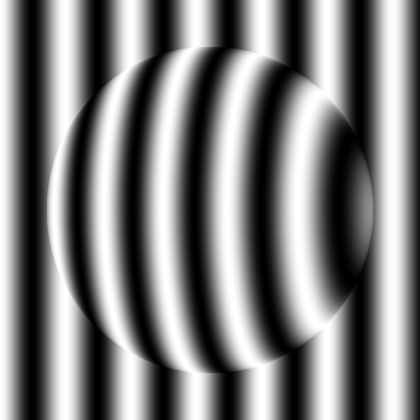
%> input picture Image/InputImage.bmp, 420 x 420 px, shrunk from 513 x 513 before the run
$ octave --eval "main;"   (GNU Octave 9; MATLAB toolbox functions it lacks are replaced by stand-ins)
%> lines starting %> are read from the running program, lines starting %| are printed output that depends on the picture
### makeImage.m
% Generate an ellipsoid
function [ E_image, phase_grating, phase_add ] = makeImage
% a=200, b=200, c=30
hight = zeros(513, 513);
a_el = 200; b_el = 200; c_el = 30;
a2_el = a_el^2; b2_el = b_el^2; c2_el = c_el^2;
for ii = 1 : 512
    for jj = 1 : 512
        if (((ii-257)^2*b2_el+(jj-257)^2*a2_el) <= a2_el*b2_el)
            hight(ii,jj) = sqrt((a2_el*b2_el*c2_el-...
                b2_el*c2_el*(ii-257)^2-a2_el*c2_el*(jj-257)^2)...
                /(a2_el*b2_el));
        end
    end
end
figure; surf(hight, 'CDataMapping', 'scaled'); caxis auto; shading interp;

% Generate a sine grating
% T = 80, f = 1/80
T_grating = 80; f_grating = 1/T_grating;

I_grating = zeros(size(hight)); phase_grating = zeros(size(hight));
for jj = 1 : 512
     I_grating(:, jj) = 128+127*cos(2*pi*jj*f_grating);
     phase_grating(:, jj) = rem( 2*pi*jj*f_grating, 2*pi )/2/pi;
end

% theta is the angle of incidence
% lambda is the equivalent length
theta = pi/4;
lambda_eq = T_grating*sin(theta);

% E_angle_add is the additional phase's angle of image from object
E_image = zeros(size(hight));
E_phase = zeros(size(hight));
phase_add = zeros(size(hight));
for ii = 1 : 513
    for jj = 1 : 513
        phase_add(ii,jj) = hight(ii,jj)/lambda_eq;
        E_phase(ii,jj) = 2*pi*jj*f_grating+2*pi*phase_add(ii,jj);
        E_image(ii,jj) = 0.5+0.5*cos(E_phase(ii,jj));
    end
end

% [5 lines of commented-out code are left out]

figure;
E_image = mat2gray(E_image);
imshow(E_image); title('Input-image');
imwrite(E_image, 'test2.bmp');

figure;
E_angle_phase = mod(E_phase/2/pi,1);
image(E_angle_phase, 'CDataMapping', 'scaled');
colormap(jet); title('Input-phace'); colorbar;

figure;
image(phase_add, 'CDataMapping', 'scaled'); caxis([0 1])
colormap(jet); title('Input-phace-add'); colorbar;

end

### image_fft2.m
%This function is used to make a FFT or IFFT to a gray image.
%input can be a char or a mat
%output is a mat
function im_FFT = image_fft2(Name_image)

if ischar(Name_image)
    S_image = imread(Name_image);
else
    S_image = Name_image;
end

if length(size(S_image)) == 3
    image = mat2gray(rgb2gray(S_image));
else
    image = mat2gray(S_image);
end


im_fft_d = fft2(image);
im_fft = abs(im_fft_d);


%im_FFT is the image through fftshift conversion
im_FFT = fftshift(im_fft_d);
im_FFT_rl = abs(im_FFT);

im_ifft_d = ifft2(ifftshift(im_FFT));
im_ifft = abs(im_ifft_d);

% [14 lines of commented-out code are left out]

figure;
surf(im_FFT_rl); shading interp;
title('3D FFT');

% [5 lines of commented-out code are left out]

end

### find_range.m
% This function is used to find the range of the highest mountain in the image
% The input must be a Complex matrix
% The target mountain must be symmetrical with the X axis and Y axis
% The half width of target mountain is Trough_x and Trough_y
% The peak's position coordinates is row_max_image and column_max_image
function	[ Trough_x, Trough_y, row_max_image, column_max_image ] = find_range( Name_image )

image = abs( Name_image);

% find max of image
[ row_max_image, column_max_image ] = find( image == max( image(:) ) );
t_row_max_image = mean( row_max_image );
t_column_max_image = mean ( column_max_image );
row_max_image = mean( row_max_image( row_max_image(:) >= t_row_max_image ) );
column_max_image = mean ( column_max_image( column_max_image(:) >= t_column_max_image ) );
[ m_image, n_image ] = size( image );

% Gaussian convolution
operator_gaussian = 1/9*[ 0 1 0; 0 4 0; 0 1 0];
operator_gaussian = operator_gaussian ./ sum(operator_gaussian(:) );
image_new1 = zeros( m_image+2, n_image+2 );
image_new1( 2 : m_image+1, 2 : n_image+1) = image;
image_gaussian = zeros( m_image, n_image );
for ii = 1 : m_image
	for jj = 1 : n_image
        t = operator_gaussian .* image_new1( ii : ii+2, jj : jj+2 );
		image_gaussian ( ii, jj ) = sum( t(:) );
	end
end


% get the peaks and step a0, b0
[ pks_row, locs_pks_row ] = findpeaks( image_gaussian( row_max_image, column_max_image : end ) );
[ pks_column, locs_pks_column ] = findpeaks( image_gaussian( row_max_image : end, column_max_image) );
g_pksXlocs_row =  pks_row .* locs_pks_row;
g_pksXlocs_column =  pks_column .* locs_pks_column;
a0 = floor( locs_pks_row( g_pksXlocs_row(:) == max( g_pksXlocs_row ) )/4 );
b0 = floor( locs_pks_column( g_pksXlocs_column(:) == max( g_pksXlocs_column ) )/4 );

% find the width of the mountain
cut_x = image( row_max_image, column_max_image : end );
cut_y = image( row_max_image : end , column_max_image );
l_cut_x = size( cut_x, 2);
l_cut_y = size( cut_y, 1);

w_opt_h = floor( a0/2 );
operator_h = ones( 1, 2*w_opt_h+1 );
operator_h( w_opt_h+1 ) = w_opt_h+1;
operator_h = operator_h ./ sum( operator_h );
h_x_p = zeros( 1, l_cut_x + 2*w_opt_h );
h_x_p( w_opt_h+1 : end-w_opt_h ) = cut_x( 1: end );
h_x = zeros( 1, l_cut_x );
for ii = w_opt_h+1 : l_cut_x+w_opt_h
	h_x( ii-w_opt_h ) = sum( operator_h .* h_x_p( ii-w_opt_h : ii+w_opt_h) );
end

w_opt_h = floor( b0/2 );
operator_h = ones( 1, 2*w_opt_h+1 );
operator_h( w_opt_h+1 ) = w_opt_h+1;
operator_h = operator_h ./ sum( operator_h );
h_y_p = zeros( 1, l_cut_y + 2*w_opt_h );
h_y_p( w_opt_h+1 : end-w_opt_h ) = cut_y( 1 : end );
h_y = zeros( 1, l_cut_y );
for ii = w_opt_h+1 : l_cut_y+w_opt_h
	h_y( ii-w_opt_h ) = sum( operator_h .* h_y_p( ii-w_opt_h : ii+w_opt_h) );
end

diff_x = [ h_x( 2 : end ) -  h_x( 1 : end-1 ), 0 ];
diff_y = [ h_y( 2 : end ) -  h_y( 1 : end-1 ), 0 ];
diff_tx =zeros( size( diff_x) );
diff_ty =zeros( size( diff_y) );
diff_tx( diff_x(:) > 0) = 1;
diff_tx( diff_x(:) == 0) = 0;
diff_tx( diff_x(:) < 0) = -1;
diff_ty( diff_y(:) > 0) = 1;
diff_ty( diff_y(:) == 0) = 0;
diff_ty( diff_y(:) < 0) = -1;


[ ~, locs_peak_difftx, w_peak_difftx ] = findpeaks( diff_tx );
[ ~, locs_peak_diffty, w_peak_diffty ] = findpeaks( diff_ty );
locs_min_x = locs_peak_difftx( w_peak_difftx(:) >= 2 );
locs_min_y = locs_peak_diffty( w_peak_diffty(:) >= 2 );
Trough_x = locs_min_x(1);
Trough_y = locs_min_y(1);
end

### main.m
% This function is used to reconstruction simulation of the structural light imaging
function main
%% Adding all subfolder to the path
addpath(genpath(pwd));
Path = pwd;

%% Generate theoretical images
[ img_s,  phase_grating, phase_add_i ] = makeImage;
%> in makeImage, `shading interp`:
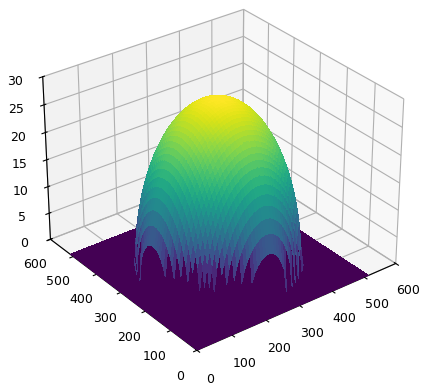
%> figure redrawn from the program's plot data
%> in makeImage, `colorbar`:
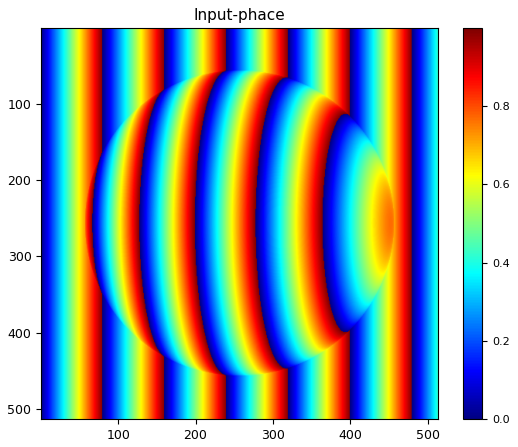
%> figure redrawn from the program's plot data
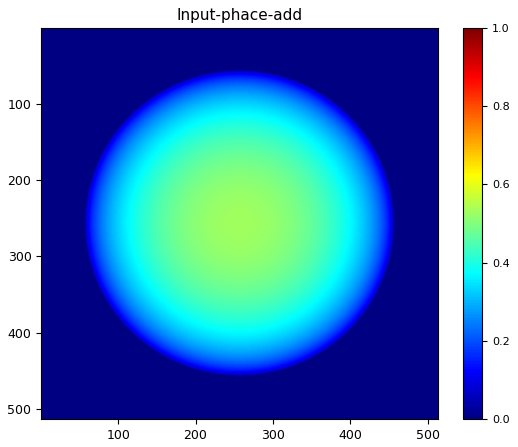
%> figure redrawn from the program's plot data

%% FFT the input image
img1 = image_fft2( [Path '\Image\InputImage.bmp'] );
%> in image_fft2, S_image is the input picture: size 420x420 uint8; min 0, max 255, mean 127.3
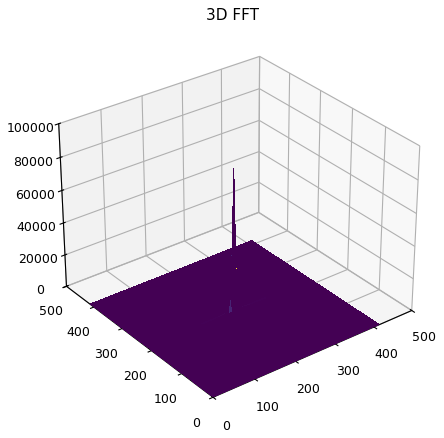
%> figure redrawn from the program's plot data

%% Filter out the highest peak of input image
[ a1, b1, x1, y1 ] = find_range( img1 );
%> in find_range, `[ row_max_image, column_max_image ] = find( image == max( image(:) ) );`: row_max_image = 211
%> in find_range, `[ pks_row, locs_pks_row ] = findpeaks( image_gaussian( row_max_image, ..`: pks_row = 41 values, max 11374.5 at index 1, min 134.1 at index 36, mean 689.4; locs_pks_row = 41 values from 7 to 206
%> in find_range, `[ pks_column, locs_pks_column ] = findpeaks( image_gaussian( row_max_i..`: pks_column = 50 values, max 651.9 at index 1, min 0.916 at index 48, mean 48.94; locs_pks_column = 50 values from 5 to 209
%> in find_range, `g_pksXlocs_row =  pks_row .* locs_pks_row;`: g_pksXlocs_row = 41 values, max 90451.3 at index 2, min 19022.6 at index 4, mean 25558.2
%> in find_range, `g_pksXlocs_column =  pks_column .* locs_pks_column;`: g_pksXlocs_column = 50 values, max 3259.7 at index 1, min 186 at index 48, mean 847.3
%> in find_range, `a0 = floor( locs_pks_row( g_pksXlocs_row(:) == max( g_pksXlocs_row ) )..`: a0 = 2
%> in find_range, `b0 = floor( locs_pks_column( g_pksXlocs_column(:) == max( g_pksXlocs_c..`: b0 = 1
%> in find_range, `cut_x = image( row_max_image, column_max_image : end );`: cut_x = 210 values, max 88055.3 at index 1, min 194.3 at index 210, mean 1212.4
%> in find_range, `cut_y = image( row_max_image : end , column_max_image );`: cut_y = 210 values, max 88055.3 at index 1, min 0.0124 at index 193, mean 452.9
%> in find_range, `l_cut_x = size( cut_x, 2);`: l_cut_x = 210
%> in find_range, `w_opt_h = floor( a0/2 );`: w_opt_h = 1
%> in find_range, `operator_h = operator_h ./ sum( operator_h );`: operator_h = [0.25 0.5 0.25]
%> after the loop in find_range, `for ii = w_opt_h+1 : l_cut_x+w_opt_h`: h_x = 210 values, max 44101.2 at index 1, min 147.1 at index 210, mean 1107.4
%> in find_range, `w_opt_h = floor( b0/2 );`: w_opt_h = 0
%> in find_range, `operator_h = operator_h ./ sum( operator_h );`: operator_h = 1
%> after the loop in find_range, `for ii = w_opt_h+1 : l_cut_y+w_opt_h`: h_y has the same summary as cut_y
%> in find_range, `diff_x = [ h_x( 2 : end ) -  h_x( 1 : end-1 ), 0 ];`: diff_x = 210 values, max 4521.3 at index 4, min -21562.4 at index 1, mean -209.3
%> in find_range, `diff_y = [ h_y( 2 : end ) -  h_y( 1 : end-1 ), 0 ];`: diff_y = 210 values, max 532.3 at index 4, min -87036.4 at index 1, mean -419.3
%> the run ends on the next line
img2 = cut_ellipse_hft( a1, b1, x1 ,y1, img1);

figure;
surf( abs( img2 ) ); shading interp;
title('3D img after High-pass filter ');

%% Filter out the objective peak of input image
[ a2, b2, x2, y2 ] = find_range( img2 );
img3 = cut_ellipse_lft( a2, b2, x2 ,y2, img2);

figure;
surf( abs( img3 ) ); shading interp;
title('3D img after Low-pass filter ');

%% IFFT the output image
img_out = image_ifft2( img3 );

%% Unwrapped the phase of image
phase_unwrapped = QualityGuidedUnwrap2D( img_out );

%%
phase_out = phase_unwrapped - phase_grating;

save([ Path '\Mat\Im.mat']);

% [5 lines of commented-out code are left out]

end

$ run again, with Image/InputAddingPhace.bmp copied over Image/InputImage.bmp
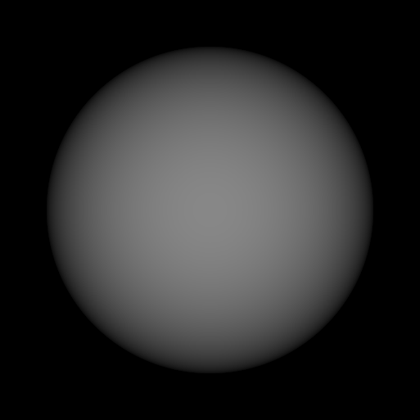
%> input picture Image/InputAddingPhace.bmp, 420 x 420 px, shrunk from 513 x 513 before the run
%> in image_fft2, S_image is the input picture: size 420x420 uint8; min 0, max 135, mean 43
%> in image_fft2, `image = mat2gray(S_image);`:
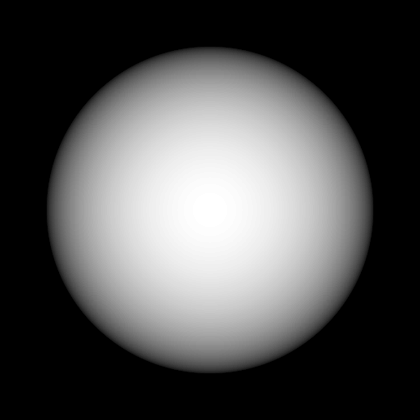
%> image: size 420x420 double; min 0, max 1, mean 0.319
%> in main, `img1 = image_fft2( [Path '\Image\InputImage.bmp'] );`:
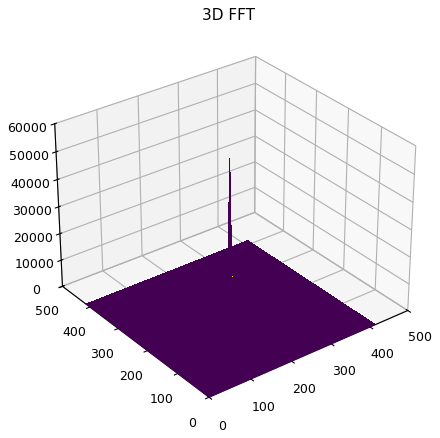
%> figure redrawn from the program's plot data
%> row_max_image = 211
%> pks_row = 55 values, max 1441.2 at index 1, min 1.06 at index 55, mean 43.76; locs_pks_row = 55 values from 5 to 207
%> pks_column = 50 values, max 319.8 at index 1, min 0.903 at index 49, mean 17.55; locs_pks_column = 50 values from 10 to 209
%> g_pksXlocs_row = 55 values, max 7206.2 at index 1, min 193.2 at index 42, mean 808.7
%> g_pksXlocs_column = 50 values, max 3198.2 at index 1, min 184.2 at index 49, mean 641.6
%> a0 = 1
%> b0 = 2
%> cut_x = 210 values, max 56249.7 at index 1, min 0.00643 at index 182, mean 451.8
%> cut_y = 210 values, max 56249.7 at index 1, min 0.00727 at index 201, mean 451.7
%> l_cut_x = 210
%> in find_range, `w_opt_h = floor( a0/2 );`: w_opt_h = 0
%> in find_range, `operator_h = operator_h ./ sum( operator_h );`: operator_h = 1
%> after the loop in find_range, `for ii = w_opt_h+1 : l_cut_x+w_opt_h`: h_x has the same summary as cut_x
%> in find_range, `operator_h = operator_h ./ sum( operator_h );`: operator_h = [0.25 0.5 0.25]
%> after the loop in find_range, `for ii = w_opt_h+1 : l_cut_y+w_opt_h`: h_y = 210 values, max 35369.6 at index 1, min 0.128 at index 201, mean 384.8
%> diff_x = 210 values, max 427.1 at index 4, min -27270.5 at index 1, mean -267.8
%> diff_y = 210 values, max 57.78 at index 9, min -20343.5 at index 2, mean -168.4
